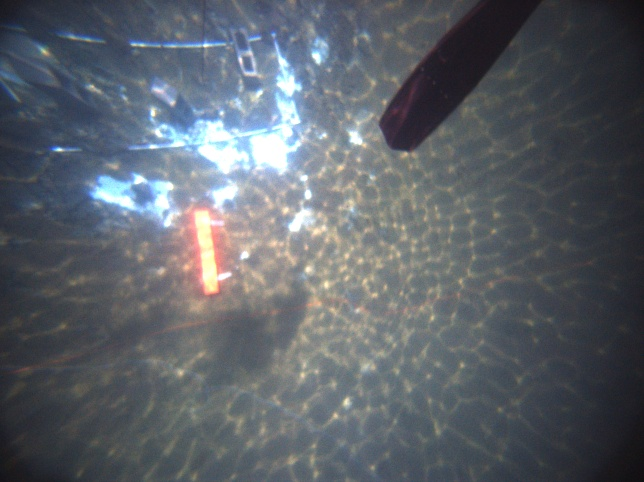
//> input picture images/path_test_1.png, 644 x 482 px
$ ./path images/path_test_1.png   (built with g++ and OpenCV 4)
//> lines starting //> are read from the running program, lines starting //| are printed output that depends on the picture; after the words box and inside, x2 and y2 are one past the last pixel; in counts of white or black regions, pixels touching at a corner belong together
//> further down, img is the input picture: 482 rows x 644 cols, CV_8UC3; mean B, G, R 105.1, 98.1, 92.8
#include <iostream>
#include <vector>
#include <algorithm>
#include <thread>
#include <chrono>

#include <opencv2/core/core.hpp>
#include <opencv2/highgui/highgui.hpp>
#include <opencv2/imgproc/imgproc.hpp>
#include <cv.h>

// [8 lines of commented-out code are left out]

#define PI 3.1415

void vision_func(cv::Mat image)
{
    // Initial needed variables
    double confidence;
    double conf = 0;
    double object_probability = 0;

    // Set initial blue
    int blue = 0;

    // Set threshold scalars
    cv::Scalar lower(0,100,200);
    cv::Scalar upper(185, 230, 255);

    // Filter out until unneeded
    cv::Mat mask;
    cv::inRange(image, lower, upper, mask);
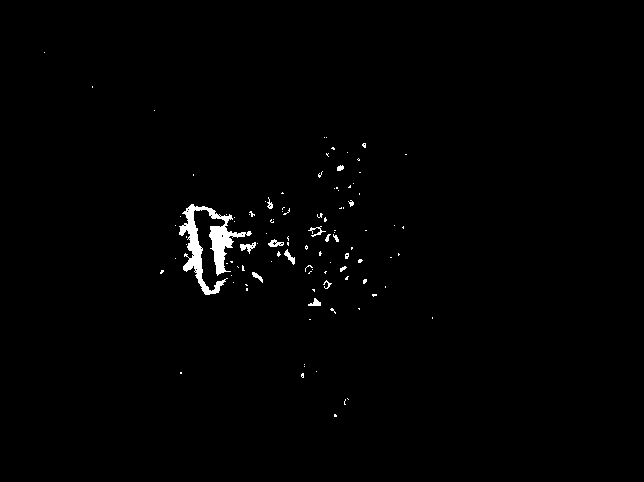
//> mask: 482 rows x 644 cols, CV_8UC1; 0.98% white; 104 white regions (90 under 20 px), largest, box (x1, y1, x2, y2) and area: (179, 204, 252, 295) 2013, (240, 242, 256, 254) 88, (268, 239, 284, 247) 70
    while (cv::countNonZero(mask) < 700 && blue < 245)
    {
        cv::Scalar lower_high(0, 100, 200);
        cv::Scalar upper_high(blue, 255, 255);
        cv::inRange(image, lower_high, upper_high, mask);
    }
//> this loop made 0 passes

    if (blue > 190)
    {
        object_probability = object_probability+5;
        blue += 5;
    }
    else
    {
        blue += 10;
    }

    // Finds pixels that are more orange than blue
    // If less than 700 pixels are found, then the requirements are loosened
    int n = 1;
    if (blue > 210)
    {
        n = (int) (object_probability/15);
    }

    // Dialates pixels to make finding large contours easier
    cv::Mat kernel(2, 1, CV_8UC1, cv::Scalar(1));
    cv::Mat dilation;
    cv::dilate(mask, dilation, kernel, cv::Point(-1, -1), n);
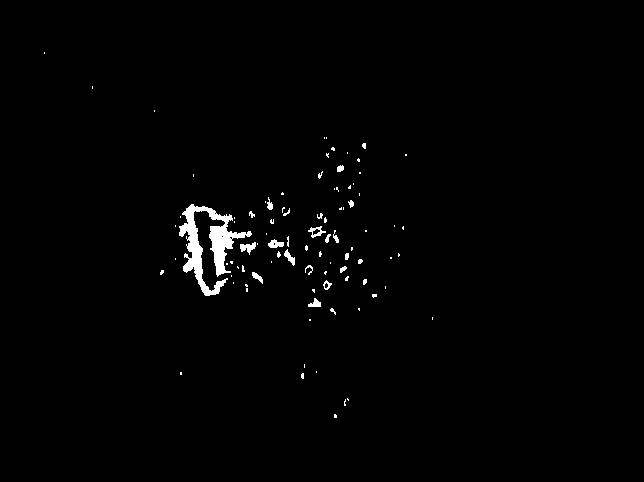
//> dilation: 482 rows x 644 cols, CV_8UC1; 1.2% white; 91 white regions (69 under 20 px)

    // Threshold image
    cv::Mat ret, thresh;
    cv::threshold(dilation, thresh, 127, 255, cv::THRESH_BINARY);

    // Detect contours that hopefully represent path
    std::vector<std::vector<cv::Point> > contours;
    cv::findContours(thresh, contours, cv::RETR_TREE, cv::CHAIN_APPROX_SIMPLE, cv::Point(0, 0));
//> contours = 97 contours, 83 with area under 20; largest, box (x1, y1, x2, y2) and area: (179, 204, 252, 296) 1944, (308, 226, 326, 238) 88, (240, 242, 256, 255) 82, (268, 239, 284, 248) 76, (284, 249, 295, 266) 60

    // Find contour with largest area
    double largestArea = -1;
    int largestIndex = -1;
    for (int i = 0; i < contours.size(); i++)
    {
        double area = cv::contourArea(contours[i]);
        if (area > largestArea)
        {
            largestArea = area;
            largestIndex = i;
        }
    }
//> this loop made 97 passes
//> (area, largestArea) on passes 12, 42, 46, 55, 70: (53, 53), (59.5, 59.5), (82, 82), (88.5, 88.5), (1944, 1944)
//> area on passes 19, 24, 27, 47, 53, 56: 42, 44.5, 20.5, 75.5, 21, 33
//> after the loop, largestArea = 1944; largestIndex = 69

    // If no contour with less than minimum area is found, ignore
    if (largestIndex < 0)
    {
        return;
    }

    // Convert to bgr
    int white_pixels = cv::countNonZero(dilation);
//> white_pixels = 3632
    cv::cvtColor(dilation, dilation, cv::COLOR_GRAY2BGR);
//> dilation: 482 rows x 644 cols, CV_8UC3; 1.2% white; 91 white regions (69 under 20 px), largest, box (x1, y1, x2, y2) and area: (179, 204, 252, 296) 2231, (240, 242, 256, 255) 108, (268, 239, 284, 248) 93
    std::vector<cv::Point> cnt = contours[largestIndex];
//> cnt = contour of 347 points, box (x1, y1, x2, y2) (179, 204, 252, 296), area 1944

    // Get rotated rectangle and draw contours
    cv::RotatedRect rect = cv::minAreaRect(cnt);
//> rect = centre (203.8, 247.4), size (82.8, 70.8), angle -61.9
    cv::Point2f box [4];
    rect.points(box);
//> box = 4 Points (x, y): [215.5, 300.6], [153, 267.3], [192, 194.2], [254.5, 227.5]
    // cv::drawContours(dilation, box, 0, cv::Scalar(0,255,0), 2);

    // Draws box around largest contour
    double l1 = std::pow((box[0].x - box[1].x), 2) + std::pow((box[0].y - box[1].y), 2);
//> l1 = 5007.6
    double l2 = std::pow((box[1].x - box[2].x), 2) + std::pow((box[1].y - box[2].y), 2);
//> l2 = 6859.7
    int m = -1;

    // Inverted y values because down is +y
    double theta, bearing;
    if (l1 > l2)
    {
        if (box[0].x - box[1].x == 0)
        {
            m = -1;
        }
        else
        {
            m = -1 * (box[0].y - box[1].y) / (box[0].x - box[1].x);
        }
    }
    else
    {
        if (box[1].x - box[2].x == 0)
        {
            m = -1;
        }
        else
        {
            m = -1 * (box[1].y - box[2].y) / (box[1].x - box[2].x);
//> m = 1
        }
    }

    if (m != -1)
    {
        theta = std::atan(m) * 180/PI;
//> theta = 45
    }
    else
    {
        theta = 90;
    }

    if (theta < 0)
    {
        theta += 180;
        bearing = 90 - theta;
    }

    float r;
    if (l1 > l2)
    {
        r = std::sqrt(l1);
    }
    else
    {
        r = std::sqrt(l2);
//> r = 82.82
    }

    // Finds center of path
    int x_center = (box[0].x + box[1].x + box[2].x + box[3].x) / 4;
//> x_center = 203
    int y_center = (box[0].y + box[1].y + box[2].y + box[3].y) / 4;
//> y_center = 247
    cv::circle(dilation, cv::Point(x_center, y_center), 2, cv::Scalar(255, 125, 125), 6, 8, 0);
//> dilation: 482 rows x 644 cols, CV_8UC3; mean B, G, R 3, 3, 3

    // Draws line in direction of path
    int length = 100;
    int x2 = (int)(x_center + length * std::cos(theta * PI / 180.0));
//> x2 = 273
    int y2 = (int)(y_center - length * std::sin(theta * PI / 180.0));
//> y2 = 176
    cv::line(dilation, cv::Point(x_center, y_center), cv::Point(x2, y2), cv::Scalar(100, 100, 255), 4, 8, 0);
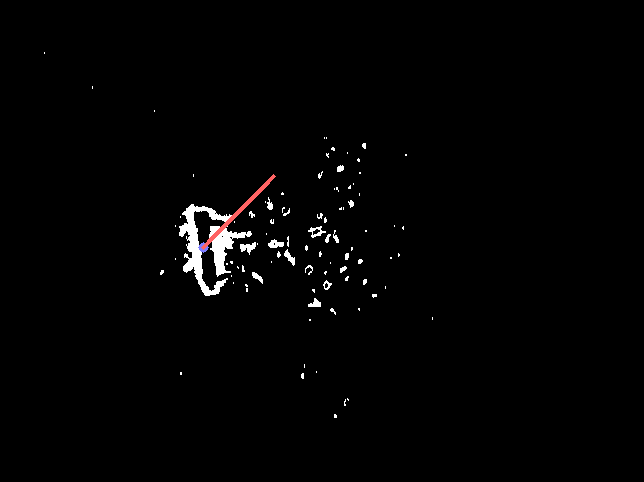
//> dilation: 482 rows x 644 cols, CV_8UC3; mean B, G, R 3, 3, 3.2

    // Get contour area, fill, and scale
    double contour_area = cv::contourArea(contours[largestIndex], false);
//> contour_area = 1944
    double fill = cv::contourArea(contours[largestIndex], false) / (std::sqrt(l1)*std::sqrt(l2));
//> fill = 0.332
    double scale;
    if (std::sqrt(1) > std::sqrt(l2))
    {
        scale = std::sqrt(1) / std::sqrt(2);
    }
    else
    {
        scale = std::sqrt(2) / std::sqrt(1);
    }

    // Get noise
    double noise = (double)(white_pixels/contour_area);
//> noise = 1.87
    if (noise < 3)
    {
        confidence = confidence + 0.7;
    }
    else if (noise < 4)
    {
        confidence = confidence + 0.3;
    }
    if (scale > 10 && noise > 3)
    {
        confidence = confidence + 0.5;
        confidence = confidence + fill;
    }
    if (confidence > 1)
    {
        confidence = 1;
    }

    // Show image
    cv::imshow("Dilation!", dilation);
}


int main(int argc, char** argv)
{
    // Get the path
    cv::Mat img = cv::imread(argv[1], 1);
    cv::imshow("Original!", img);
    vision_func(img);

    cv::waitKey(0);
}
